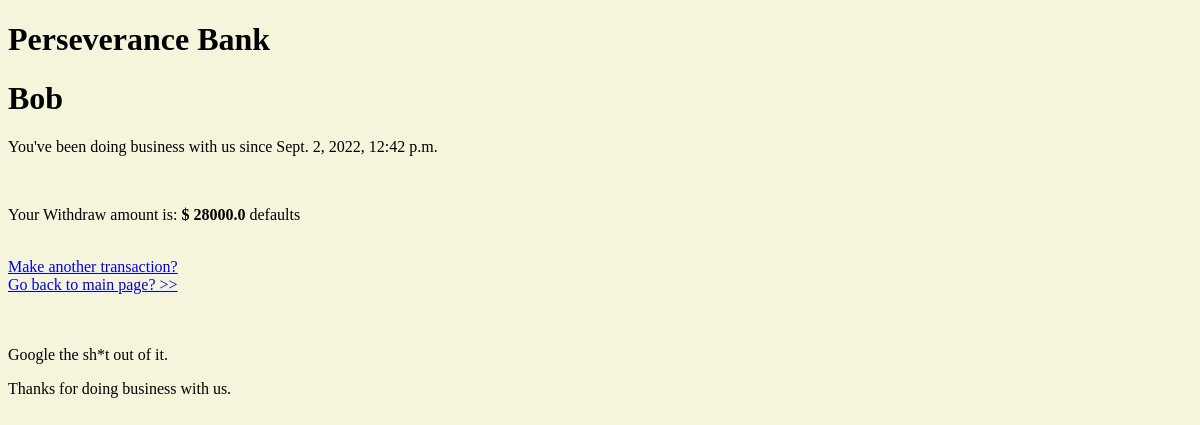
The app's page /perseverance/1/account/, older data.
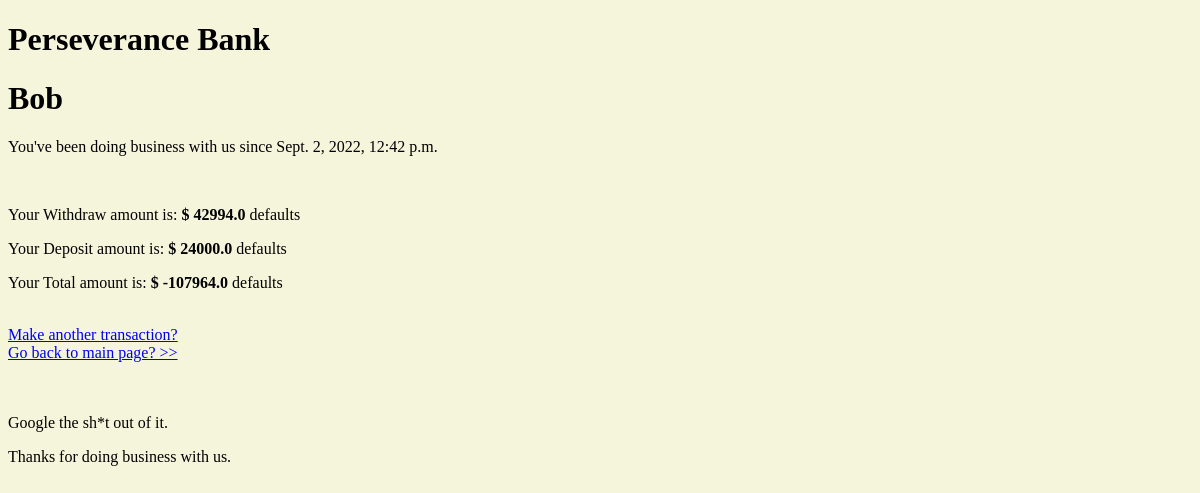
The same page, newer data.
### perseverance/models.py (models this page shows, shortened)
class Customer(models.Model):
    customer_text = models.CharField(max_length=200)
    pub_date = models.DateTimeField('Doing business with us since ')

class Balance(models.Model):
    customer = models.ForeignKey(Customer, on_delete=models.CASCADE)
    balance_text = models.CharField(max_length=200)
    defaults = models.FloatField(default=-999999999.999999999)
    class Meta:
        verbose_name_plural = 'Balance'

### perseverance/views.py (the view)
# urls.py: path('<int:pk>/account/', views.AccountView.as_view(), name='account'),
class AccountView(generic.DetailView):
    model = Customer
    template_name = 'perseverance/account.html'

### perseverance/templates/perseverance/account.html
{% extends "./index.html" %}
  {% block content %}
    <h1>{{ customer.customer_text }}  </h1>
    <p>You've been doing business with us since {{ customer.pub_date }}</p><br>
    {% for bal in customer.balance_set.all %}
      <p>Your {{ bal.balance_text }} amount is: <strong>$ {{ bal.defaults }} </strong> defaults </p>
    {% endfor %}
    <br>
    <a href="{% url 'perseverance:detail' customer.id %}">Make another transaction? </a>
    <br>
    <a href="{% url 'perseverance:index' %}">Go back to main page? >></a>
{% endblock content%}

### perseverance/templates/perseverance/index.html (shortened to what this page needs)
<!DOCTYPE html>
<html lang="en" dir="ltr">
  <head>
    {% load static %}
    <link rel="stylesheet" href="{% static 'perseverance/style.css'%}">
  </head>
  <body>
    <h1>Perseverance Bank</h1>
    {% block content %}{% endblock content %}
    <br>
    <br>
    <br>
    <p>Google the sh*t out of it.</p>
    <p>Thanks for doing business with us.</p>
  </body>
</html>

### perseverance/static/perseverance/style.css (style rules this page uses)
body { background-color: beige; }

Row changes from the older to the newer data that the page shows:
changed Balance "Withdraw": defaults "28000.0" → "42994.0"
added Balance: balance_text "Deposit", defaults "24000.0"
added Balance: balance_text "Total", defaults "-107964.0"
